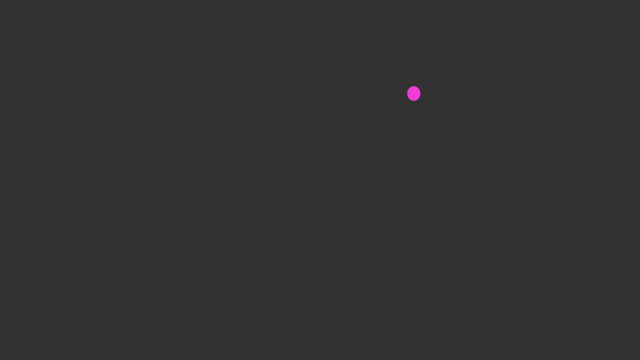
Frame 1 (no input)
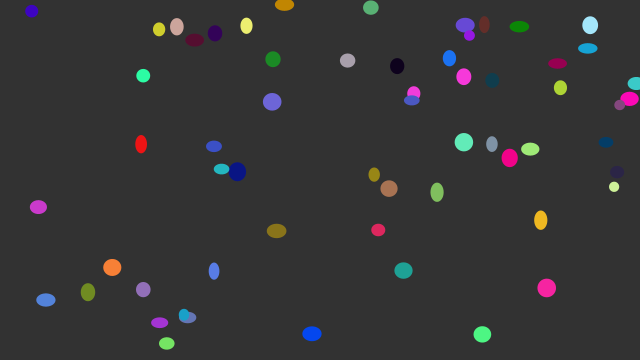
Frame 60 (the mouse pressed at the canvas centre just before this capture)
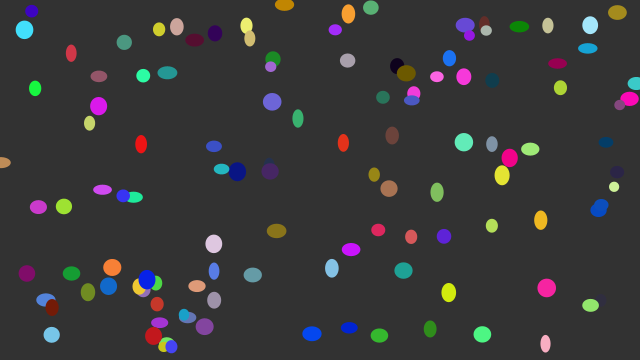
Frame 120 (the mouse held since frame 60 and released just before this capture)

The Processing sketch that drew these frames (run headless with seeded random() and noise(); from frame 60 on, the mouse is pressed at the canvas centre):

// Processing sketch: Experiment_3_Ploum_Timo
// ── Experiment_3_Ploum_Timo.pde
float circleX;
float circleY; 
float r;  
float g; 
float b; 

void setup() { 
  size(640, 360);   
  background(50); 
} 


void draw() { 
  noStroke();
  circleX = random(width);
  circleY = random(height);  
  r = (random(0,255));  
  g = (random(0,255)); 
  b = (random(0,255)); 
  fill(r,g,b); 
  ellipse(circleX,circleY,random(10,20),random(10,20)); 
  
  circleX = circleX + random(-2,2); 
}   

void keyPressed() { 
   background(r,g,b); 
  
}  

void mouseDragged() { 
  strokeWeight(10);
  stroke(r,g,b);  
  line(pmouseX,pmouseY,mouseX,mouseY);  
  
}  
